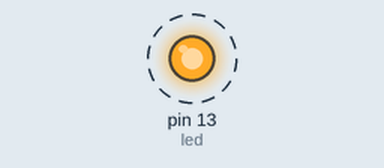
Simulated run of this sketch. Board: Teensy 4. Shown: output pins drawn as LEDs (lit = HIGH). Dashed ring = blinking. What the sketch prints to the serial monitor is not drawn.

Above: at 0.13 s.
Timing chart, 0 to 3.0 s (numbered marks = the images above):
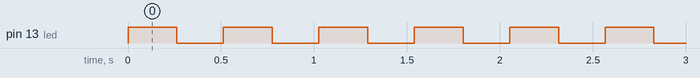

The sketch:

i2cFinderLCD.ino
```cpp
// --------------------------------------
// i2c_scanner
//
// Version 1
//    This program (or code that looks like it)
//    can be found in many places.
//    For example on the Arduino.cc forum.
//    The original author is not know.
// Version 2, Juni 2012, Using Arduino 1.0.1
//     Adapted to be as simple as possible by Arduino.cc user Krodal
// Version 3, Feb 26  2013
//    V3 by louarnold
// Version 4, March 3, 2013, Using Arduino 1.0.3
//    by Arduino.cc user Krodal.
//    Changes by louarnold removed.
//    Scanning addresses changed from 0...127 to 1...119,
//    according to the i2c scanner by Nick Gammon
//    http://www.gammon.com.au/forum/?id=10896
// Version 5, March 28, 2013
//    As version 4, but address scans now to 127.
//    A sensor seems to use address 120.
//
//
// This sketch tests the standard 7-bit addresses
// Devices with higher bit address might not be seen properly.
//

#include <i2c_t3.h>

int led = 13;

void setup()
{
	Wire.begin();

	Serial.begin(9600);
	Serial.println("\nI2C Scanner");
	pinMode(led, OUTPUT);
}


void loop()
{
	byte error, address;
	int nDevices;
	digitalWrite(led, HIGH);   // turn the LED on (HIGH is the voltage level)
	Serial.println("Scanning...");

	nDevices = 0;
	for (address = 1; address < 127; address++)
	{
		// The i2c_scanner uses the return value of
		// the Write.endTransmisstion to see if
		// a device did acknowledge to the address.
		Wire.beginTransmission(address);
		error = Wire.endTransmission();

		if (error == 0)
		{
			Serial.print("I2C device found at address 0x");
			if (address<16)
				Serial.print("0");
			Serial.print(address, HEX);
			Serial.println("  !");

			nDevices++;
		}
		else if (error == 4)
		{
			Serial.print("Unknow error at address 0x");
			if (address<16)
				Serial.print("0");
			Serial.println(address, HEX);
		}
	}
	if (nDevices == 0)
		Serial.println("No I2C devices found\n");
	else
		Serial.println("done\n");

	delay(250);           // wait 5 seconds for next scan
	digitalWrite(led, LOW);   // turn the LED on (HIGH is the voltage level)
	delay(250);
}
```

Measured:
- by itself, pin 13 (led): alternates HIGH for 0.26 s and LOW for 0.25 s
